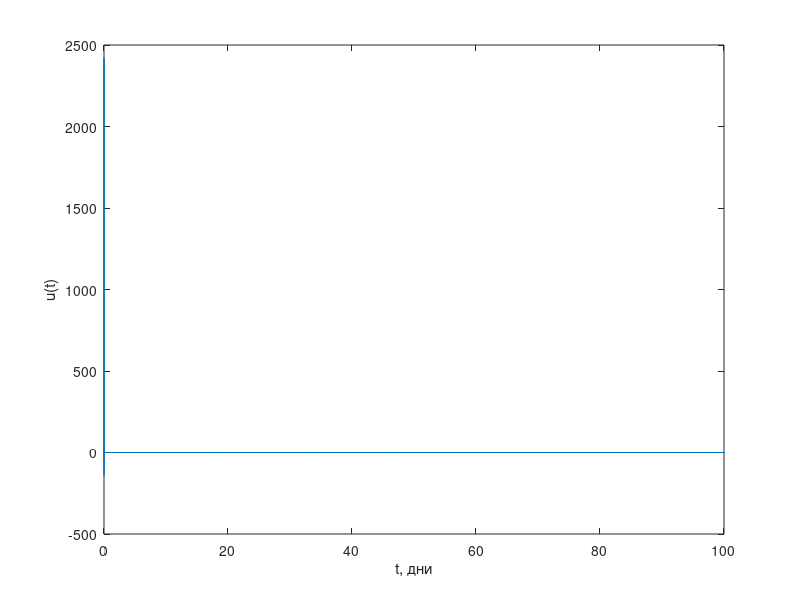

This chart was generated by the following MATLAB code: (Note: this script raises an error after producing the figure.)
clear all;
rng(1);

N = 100; %время
h = .001; %шаг дискретизации
M = 0:h:N; %сетка времени
u = zeros(length(M), 1); %управление
psi = zeros(length(M),1); %пси
x = zeros(length(M),2); %популяция жертв и хищников (1 столбец - жертвы, 2 столбец - хищники)
u(1) = 0;

%% коэффициенты и начальные значения:
% x(1,1) - начальное значение популяции жертв
% x(1,2) - начальное значение популяции хищников
% T1 - коэффициент Т1
% sko - СКО для генерации шума
% c - коэффициент затухания шума
% r - коэффициент ро в функции пси
% d - коэффициент d в функции пси
% alpha2 - коэффициент вымирания хищников
% beta1 - коэффициент вымирания жертв
% beta2 - коэффициент рождаемости хищников
[x(1,1), x(1,2), T1, sko, c, r, d, alpha2, beta1, beta2] = deal(1, 1, .1, .001, .1, 1, 4, 0.12, 0.13, 0.05);

% т.к. расчет начинается со 2 точки, то значения в первых двух точках совпадают
[x(2,1), x(2,2)] = deal(x(1,1), x(1,2));
psi(1) = x(1,1) + r*x(1,2) - d;

%генерация массива точек шума с М=0 и заданным СКО
ksi = normrnd(0, sko, [1,size(M,2)]);

%цикл для расчета
for n=2:(length(M) - 1)
    psi(n) = x(n,1) + r*x(n,2) - d;
    u(n) = (-x(n,1) - c*(psi(n)+T1*psi(n-1)) - r*(x(n,2) + h*(-alpha2*x(n,2)+beta2*x(n,1)*x(n,2))) + d - T1*psi(n)) / (h*x(n,1)) + beta1*x(n,2);
    f1 = u(n)*x(n,1) - beta1*x(n,1)*x(n,2);
    f2 = -alpha2*x(n,2) + beta2*x(n,1)*x(n,2);

    x(n + 1,1) = x(n,1) + h*f1 + ksi(n+1) + c*ksi(n);
    x(n + 1,2) = x(n,2) + h*f2;
end


%% построение графика
xs = ones(length(M),4);
% расчет устоявшихся значений (2 случая)
% случай 1 (при beta2*d - alpha2 >= 0)
xs(:,1) = xs(:,1) .* (alpha2/beta2);
xs(:,2) = xs(:,2) .* ((beta2*d - alpha2)/ (r*beta2));
% случай 2 (при beta2*d - alpha2 < 0)
xs(:,3) = xs(:,3) .* d;
xs(:,4) = xs(:,4) .* 0;

% график функции управления u(t)
figure;
plot(M,u);
xlabel('t, дни');
ylabel('u(t)');
ax = gca;
ax.FontSize = 20;

% график популяций жертв, хищников и устоявшихся значений
figure;
hold on;
plot(M, x(:,1), 'g','Linewidth',3);
axis([0 N -inf inf]);
plot(M, x(:,2), 'r', 'Linewidth',3);
if beta2*d - alpha2 < 0
    plot(M, xs(:,3), 'k--', 'Linewidth',2);
    plot(M, xs(:,4), 'k--', 'Linewidth',2);
else
    plot(M, xs(:,1), 'k--', 'Linewidth',2);
    plot(M, xs(:,2), 'k--', 'Linewidth',2);
end
xlabel('Время, дни');
ylabel('Популяция, ед/л');
legend({'Жертва', 'Хищник', 'x_{1s}', 'x_{2s}'}, 'Location','best');
ax = gca;
ax.FontSize = 20;

% график функции psi
figure;
hold on;
plot(M,psi);
xlabel('t, дни');
ylabel('\psi(t)');
ax = gca;
ax.FontSize = 20;